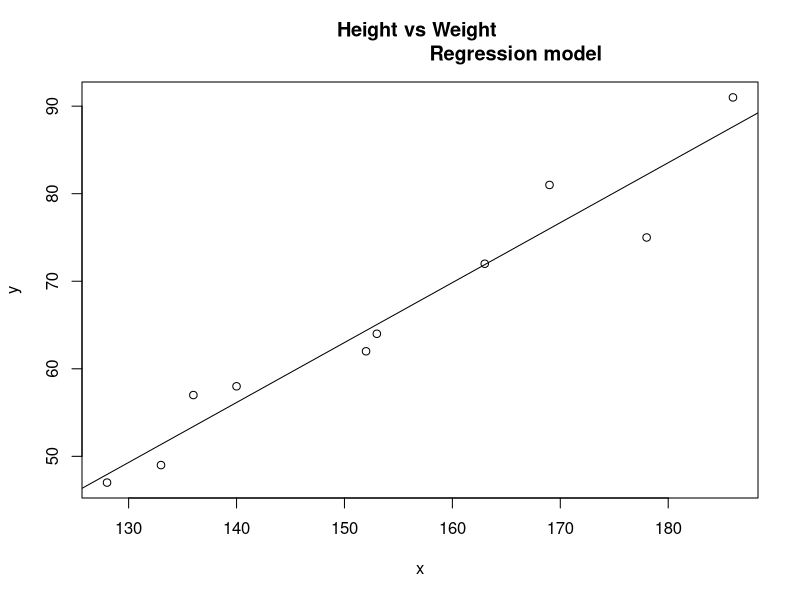

The R script that drew this image:
#Regression
#
#Linear Regression is one of the most widely used regression techniques to model the relationship between two variables. It uses a linear relationship to model the regression line. There are 2 variables used in the linear relationship equation i.e., the predictor variable and the response variable.
#
#Linear Regression Equation:
#  
#  y = a x + b
#
#where,
#
#x indicates predictor or independent variable
#y indicates response or dependent variable
#a and b are coefficients




# Height vector 
x <- c(153, 169, 140, 186, 128, 
       136, 178, 163, 152, 133) 

# Weight vector 
y <- c(64, 81, 58, 91, 47, 57, 
       75, 72, 62, 49) 

# Create a linear regression model 
model <- lm(y~x) 

# Print regression model 
print(model) 

# Find the weight of a person 
# With height 182 
df <- data.frame(x = 182) 
res <- predict(model, df) 
cat("\nPredicted value of a person 
			with height = 182") 
print(res) 

#Set directory to Drive D: as desktop (C:) and G.Drive (G:) is not writable from R Studio
setwd("D:")
# Output to be present as PNG file 
png(file = "linearRegGFG.png") 

# Plot 
plot(x, y, main = "Height vs Weight 
				Regression model") 
abline(lm(y~x)) 

# Save the file. 
dev.off() 


